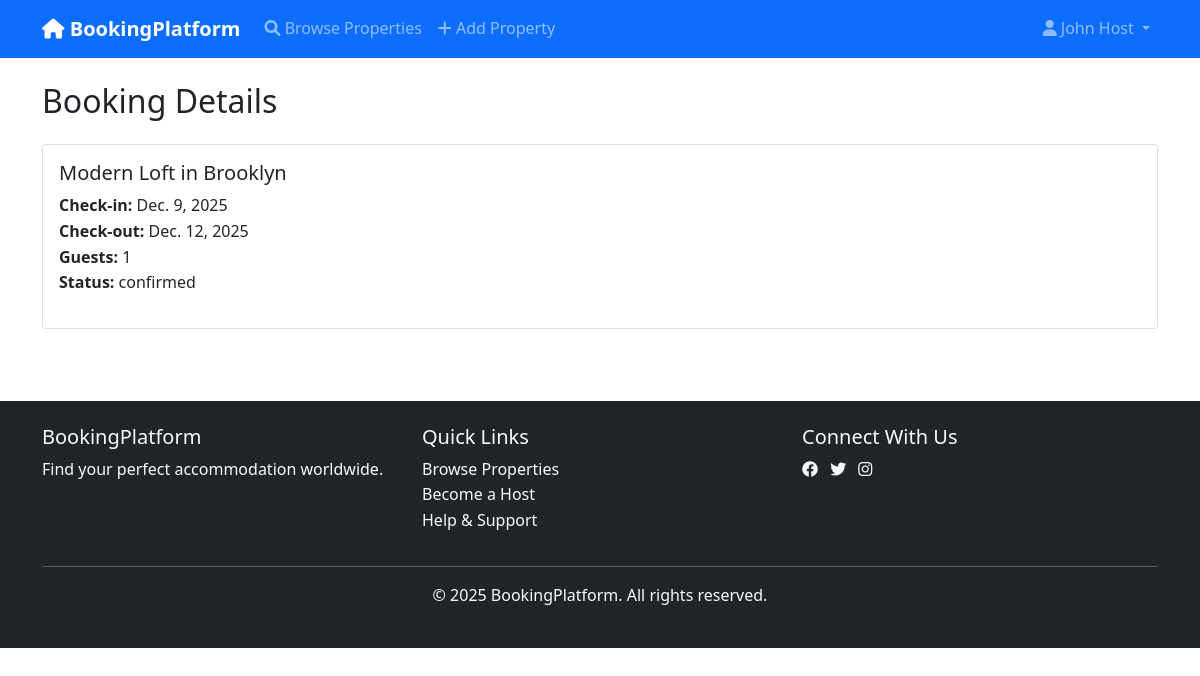
Screenshot of /bookings/8/ (signed in) with the database file from the repository.
### accounts/models.py (models this page shows, shortened)
class User(AbstractUser):
    ROLE_CHOICES = [
        ('guest', 'Guest'),
        ('host', 'Host'),
        ('admin', 'Admin'),
    ]
    email = models.EmailField(unique=True)
    phone = models.CharField(max_length=15, blank=True)
    date_of_birth = models.DateField(null=True, blank=True)
    profile_picture = models.ImageField(upload_to='profile_pics/', blank=True)
    role = models.CharField(max_length=10, choices=ROLE_CHOICES, default='guest')
    is_verified = models.BooleanField(default=False)
    created_at = models.DateTimeField(auto_now_add=True)
    updated_at = models.DateTimeField(auto_now=True)
    USERNAME_FIELD = 'email'
    REQUIRED_FIELDS = ['username', 'first_name', 'last_name']
    def get_full_name(self):
        return f"{self.first_name} {self.last_name}"
    @property
    def is_host(self):
        return self.role == 'host'

### bookings/models.py (models this page shows, shortened)
class Booking(models.Model):
    STATUS_CHOICES = [
        ('pending', 'Pending Confirmation'),
        ('confirmed', 'Confirmed'),
        ('checked_in', 'Checked In'),
        ('checked_out', 'Checked Out'),
        ('cancelled', 'Cancelled'),
        ('completed', 'Completed'),
    ]
    CANCELLATION_REASON_CHOICES = [
        ('guest_request', 'Guest Request'),
        ('host_cancelled', 'Host Cancelled'),
        ('payment_failed', 'Payment Failed'),
        ('policy_violation', 'Policy Violation'),
        ('emergency', 'Emergency'),
    ]
    booking_id = models.CharField(max_length=20, unique=True)
    guest = models.ForeignKey(User, on_delete=models.CASCADE, related_name='bookings')
    accommodation = models.ForeignKey(
        'accommodations.Accommodation',
        on_delete=models.CASCADE,
        related_name='bookings'
    )
    check_in_date = models.DateField()
    check_out_date = models.DateField()
    nights = models.PositiveIntegerField()
    num_guests = models.PositiveIntegerField()
    guest_names = models.JSONField(default=list)  # Store additional guest names
    special_requests = models.TextField(blank=True)
    accommodation_cost = models.DecimalField(max_digits=10, decimal_places=2)
    cleaning_fee = models.DecimalField(max_digits=8, decimal_places=2, default=0)
    service_fee = models.DecimalField(max_digits=8, decimal_places=2, default=0)
    taxes = models.DecimalField(max_digits=8, decimal_places=2, default=0)
    total_cost = models.DecimalField(max_digits=10, decimal_places=2)
    status = models.CharField(max_length=20, choices=STATUS_CHOICES, default='pending')
    confirmation_code = models.CharField(max_length=10, blank=True)
    is_cancelled = models.BooleanField(default=False)
    cancelled_at = models.DateTimeField(null=True, blank=True)
    cancellation_reason = models.CharField(
        max_length=20,
        choices=CANCELLATION_REASON_CHOICES,
        blank=True
    )
    cancellation_notes = models.TextField(blank=True)
    refund_amount = models.DecimalField(max_digits=10, decimal_places=2, default=0)
    created_at = models.DateTimeField(auto_now_add=True)
    updated_at = models.DateTimeField(auto_now=True)
    class Meta:
        ordering = ['-created_at']
        indexes = [
            models.Index(fields=['guest', 'status']),
            models.Index(fields=['accommodation', 'check_in_date']),
            models.Index(fields=['booking_id']),
        ]

### accommodations/models.py (models this page shows, shortened)
class Accommodation(models.Model):
    PROPERTY_TYPE_CHOICES = [
        ('entire_place', 'Entire Place'),
        ('private_room', 'Private Room'),
        ('shared_room', 'Shared Room'),
    ]
    STATUS_CHOICES = [
        ('active', 'Active'),
        ('inactive', 'Inactive'),
        ('pending', 'Pending Approval'),
        ('suspended', 'Suspended'),
    ]
    title = models.CharField(max_length=200)
    description = models.TextField()
    host = models.ForeignKey(User, on_delete=models.CASCADE, related_name='accommodations')
    category = models.ForeignKey(Category, on_delete=models.CASCADE, related_name='accommodations')
    property_type = models.CharField(max_length=20, choices=PROPERTY_TYPE_CHOICES)
    address = models.TextField()
    city = models.CharField(max_length=100)
    state = models.CharField(max_length=100)
    country = models.CharField(max_length=100)
    postal_code = models.CharField(max_length=20)
    latitude = models.DecimalField(max_digits=10, decimal_places=8, null=True, blank=True)
    longitude = models.DecimalField(max_digits=11, decimal_places=8, null=True, blank=True)
    bedrooms = models.PositiveIntegerField()
    bathrooms = models.PositiveIntegerField()
    max_guests = models.PositiveIntegerField()
    area_sqft = models.PositiveIntegerField(null=True, blank=True)
    price_per_night = models.DecimalField(max_digits=10, decimal_places=2)
    cleaning_fee = models.DecimalField(max_digits=8, decimal_places=2, default=0)
    security_deposit = models.DecimalField(max_digits=10, decimal_places=2, default=0)
    min_nights = models.PositiveIntegerField(default=1)
    max_nights = models.PositiveIntegerField(default=365)
    advance_booking_days = models.PositiveIntegerField(default=1, blank=True)
    amenities = models.ManyToManyField(Amenity, blank=True)
    house_rules = models.TextField(blank=True)
    cancellation_policy = models.TextField(blank=True)
    check_in_time = models.TimeField(null=True, blank=True)
    check_out_time = models.TimeField(null=True, blank=True)
    status = models.CharField(max_length=20, choices=STATUS_CHOICES, default='pending')
    is_available = models.BooleanField(default=True)
    featured = models.BooleanField(default=False)
    views_count = models.PositiveIntegerField(default=0)
    created_at = models.DateTimeField(auto_now_add=True)
    updated_at = models.DateTimeField(auto_now=True)
    class Meta:
        ordering = ['-created_at']
        indexes = [
            models.Index(fields=['city', 'status']),
            models.Index(fields=['price_per_night']),
            models.Index(fields=['created_at']),
        ]

### bookings/views.py (the view)
# urls.py: path("<int:pk>/", BookingDetailView.as_view(), name="detail"),
class BookingDetailView(LoginRequiredMixin, DetailView):
    model = Booking
    template_name = "bookings/detail.html"
    context_object_name = "booking"

### templates/bookings/detail.html (shortened to what this page needs)
{% extends 'base.html' %}
{% block content %}
<div class="container py-4">
    <h2 class="mb-4">Booking Details</h2>
    <div class="card">
        <div class="card-body">
            <h5>{{ booking.accommodation.title }}</h5>
            <p>
                <strong>Check-in:</strong> {{ booking.check_in_date }} <br>
                <strong>Check-out:</strong> {{ booking.check_out_date }} <br>
                <strong>Guests:</strong> {{ booking.num_guests }} <br>
                <strong>Status:</strong> {{ booking.status }} <br>
            </p>
        </div>
    </div>
</div>
{% endblock %}

### templates/base.html (shortened to what this page needs)
<!DOCTYPE html>
<html lang="en">
<head>
    <link href="https://cdn.jsdelivr.net/npm/bootstrap@5.1.3/dist/css/bootstrap.min.css" rel="stylesheet">
    <link href="https://cdnjs.cloudflare.com/ajax/libs/font-awesome/6.0.0/css/all.min.css" rel="stylesheet">
    <link href="{% load static %}{% static 'css/style.css' %}" rel="stylesheet">
</head>
<body>
    <nav class="navbar navbar-expand-lg navbar-dark bg-primary">
        <div class="container">
            <a class="navbar-brand fw-bold" href="{% url 'home' %}">
                <i class="fas fa-home"></i> BookingPlatform
            </a>
            <div class="collapse navbar-collapse" id="navbarNav">
                <ul class="navbar-nav me-auto">
                    <li class="nav-item">
                        <a class="nav-link" href="{% url 'accommodations:list' %}">
                            <i class="fas fa-search"></i> Browse Properties
                        </a>
                    </li>
                    {% if user.is_authenticated and user.is_host %}
                    <li class="nav-item">
                        <a class="nav-link" href="{% url 'dashboard:host' %}">
                            <i class="fas fa-plus"></i> Add Property
                        </a>
                    </li>
                    {% endif %}
                </ul>
                <ul class="navbar-nav">
                    {% if user.is_authenticated %}
                        <li class="nav-item dropdown">
                            <a class="nav-link dropdown-toggle" href="#" id="userDropdown" role="button" data-bs-toggle="dropdown">
                                <i class="fas fa-user"></i> {{ user.get_full_name }}
                            </a>
                        </li>
                    {% endif %}
                </ul>
            </div>
        </div>
    </nav>
    <main>
        {% block content %}{% endblock %}
    </main>
    <footer class="bg-dark text-light mt-5 py-4">
        <div class="container">
            <div class="row">
                <div class="col-md-4">
                    <h5>BookingPlatform</h5>
                    <p>Find your perfect accommodation worldwide.</p>
                </div>
                <div class="col-md-4">
                    <h5>Quick Links</h5>
                    <ul class="list-unstyled">
                        <li><a href="{% url 'accommodations:list' %}" class="text-light text-decoration-none">Browse Properties</a></li>
                        <li><a href="{% url 'accounts:register' %}" class="text-light text-decoration-none">Become a Host</a></li>
                        <li><a href="#" class="text-light text-decoration-none">Help & Support</a></li>
                    </ul>
                </div>
                <div class="col-md-4">
                    <h5>Connect With Us</h5>
                    <div class="social-links">
                        <a href="#" class="text-light me-2"><i class="fab fa-facebook"></i></a>
                        <a href="#" class="text-light me-2"><i class="fab fa-twitter"></i></a>
                        <a href="#" class="text-light me-2"><i class="fab fa-instagram"></i></a>
                    </div>
                </div>
            </div>
            <hr class="text-light">
            <div class="text-center">
                <p>&copy; 2025 BookingPlatform. All rights reserved.</p>
            </div>
        </div>
    </footer>
    <script src="{% load static %}{% static 'js/main.js' %}"></script>
</body>
</html>

### static/css/style.css (style rules this page uses)
:root { --primary-color: #0d6efd; --secondary-color: #6c757d; --success-color: #198754; --danger-color: #dc3545; --warning-color: #ffc107; --info-color: #0dcaf0; --light-color: #f8f9fa; --dark-color: #212529; }
body { font-family: 'Segoe UI', Tahoma, Geneva, Verdana, sans-serif; line-height: 1.6; }
.navbar-brand { font-weight: bold; }

### rows the page displays
User: get_full_name "John Host"
Booking: accommodation "Modern Loft in Brooklyn", check_in_date "Dec. 9, 2025", check_out_date "Dec. 12, 2025", num_guests "1", status "confirmed"
